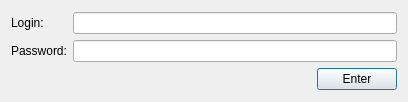
<?xml version="1.0" encoding="UTF-8"?>
<ui version="4.0">
 <class>start</class>
 <widget class="QDialog" name="start">
  <property name="geometry">
   <rect>
    <x>0</x>
    <y>0</y>
    <width>408</width>
    <height>102</height>
   </rect>
  </property>
  <property name="windowTitle">
   <string>start</string>
  </property>
  <layout class="QGridLayout" name="gridLayout">
   <item row="0" column="0">
    <layout class="QVBoxLayout" name="verticalLayout">
     <item>
      <layout class="QHBoxLayout" name="horizontalLayout_2">
       <item>
        <widget class="QLabel" name="label">
         <property name="text">
          <string>Login:       </string>
         </property>
        </widget>
       </item>
       <item>
        <widget class="QLineEdit" name="login"/>
       </item>
      </layout>
     </item>
     <item>
      <layout class="QHBoxLayout" name="horizontalLayout_3">
       <item>
        <widget class="QLabel" name="label_2">
         <property name="text">
          <string>Password:</string>
         </property>
        </widget>
       </item>
       <item>
        <widget class="QLineEdit" name="password">
         <property name="echoMode">
          <enum>QLineEdit::Password</enum>
         </property>
        </widget>
       </item>
      </layout>
     </item>
     <item>
      <layout class="QHBoxLayout" name="horizontalLayout">
       <item>
        <spacer name="horizontalSpacer">
         <property name="orientation">
          <enum>Qt::Horizontal</enum>
         </property>
         <property name="sizeHint" stdset="0">
          <size>
           <width>40</width>
           <height>20</height>
          </size>
         </property>
        </spacer>
       </item>
       <item>
        <widget class="QPushButton" name="enter">
         <property name="text">
          <string>Enter</string>
         </property>
        </widget>
       </item>
      </layout>
     </item>
    </layout>
   </item>
  </layout>
 </widget>
 <layoutdefault spacing="6" margin="11"/>
 <resources/>
 <connections/>
</ui>
